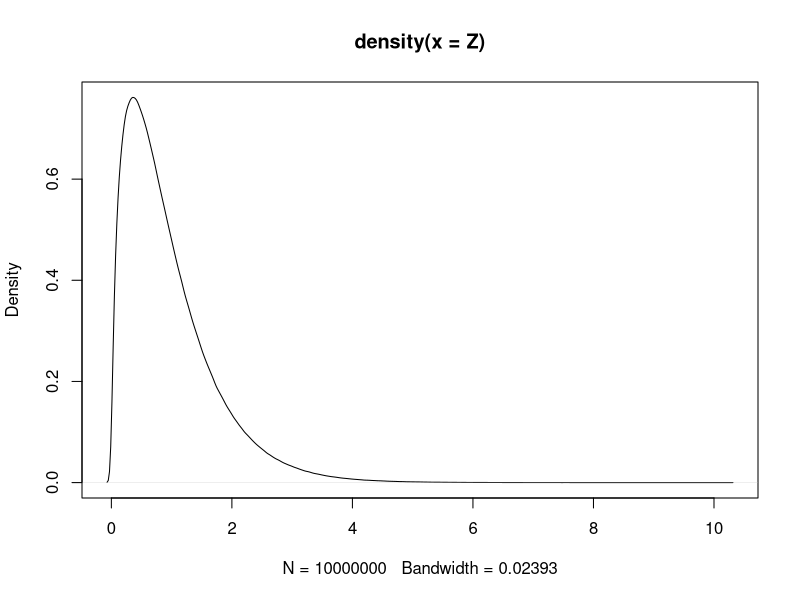
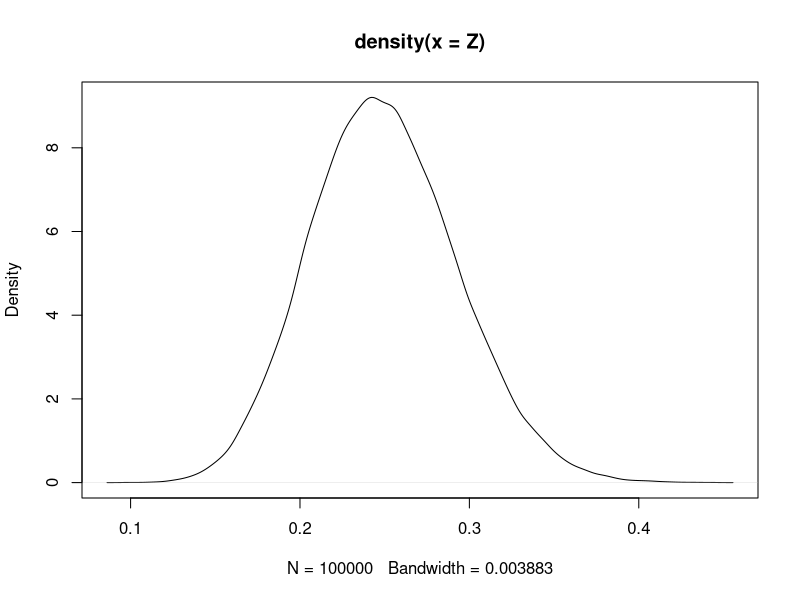

R code for these plots, in order:

#COSTS
#gamma when provided with mean and sd
mean = 0.95
sd = 0.75

a = (mean/sd)^2 #1.6
b = (sd^2)/mean #0.59

Z= rgamma(10000000, a, scale=b)
plot(density(Z))
mean(Z)
sd(Z)



Z = rbeta(100000,25,75)
plot(density(Z))
mean(Z)
sd(Z)


